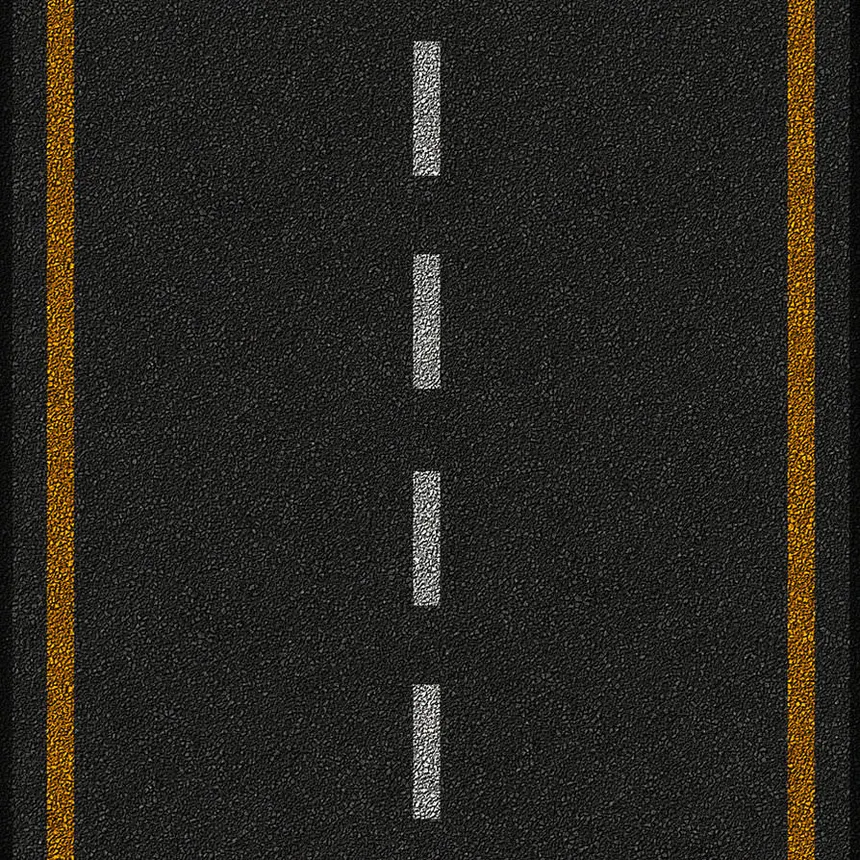
#> input picture GodotSimulation/ducky-bot/models/circleroad_Seamless-Black-Asphalt-Road-Texture.webp, 860 x 860 px
$ python -i red_line_stop.py   (imports and definitions only)
#> lines starting #> are read from the running program, lines starting #| are printed output that depends on the picture
import time
from dataclasses import dataclass

import cv2
import numpy as np


@dataclass
class RedLineState:
    red_line_close: bool
    lane_disabled: bool
    disabled_remaining: float
    red_ratio: float
    red_row_ratio: float


class RedLineGate:
    def __init__(
        self,
        disable_seconds: float = 5.0,
        roi_y_start: float = 0.62,
        roi_y_end: float = 0.95,
        min_red_ratio: float = 0.015,
        min_red_row_ratio: float = 0.18,
    ):
        self.disable_seconds = disable_seconds
        self.roi_y_start = roi_y_start
        self.roi_y_end = roi_y_end
        self.min_red_ratio = min_red_ratio
        self.min_red_row_ratio = min_red_row_ratio

        self._disabled_until = 0.0
        self.last_state = RedLineState(
            red_line_close=False,
            lane_disabled=False,
            disabled_remaining=0.0,
            red_ratio=0.0,
            red_row_ratio=0.0,
        )

    def update(self, frame_rgb: np.ndarray) -> RedLineState:
        now = time.monotonic()

        red_line_close, red_ratio, red_row_ratio = self._detect_close_red_line(frame_rgb)

        if red_line_close:
            self._disabled_until = now + self.disable_seconds

        remaining = max(0.0, self._disabled_until - now)
        lane_disabled = remaining > 0.0

        self.last_state = RedLineState(
            red_line_close=red_line_close,
            lane_disabled=lane_disabled,
            disabled_remaining=remaining,
            red_ratio=red_ratio,
            red_row_ratio=red_row_ratio,
        )

        return self.last_state

    def reset(self) -> None:
        self._disabled_until = 0.0
        self.last_state = RedLineState(
            red_line_close=False,
            lane_disabled=False,
            disabled_remaining=0.0,
            red_ratio=0.0,
            red_row_ratio=0.0,
        )

    def _detect_close_red_line(self, frame_rgb: np.ndarray):
        if frame_rgb is None:
            return False, 0.0, 0.0

        h, w = frame_rgb.shape[:2]
#> h = 860; w = 860

        y1 = int(h * self.roi_y_start)
#> y1 = 533
        y2 = int(h * self.roi_y_end)
#> y2 = 817

        # Ignore extreme left/right borders.
        x1 = int(w * 0.08)
#> x1 = 68
        x2 = int(w * 0.92)
#> x2 = 791

        roi = frame_rgb[y1:y2, x1:x2]
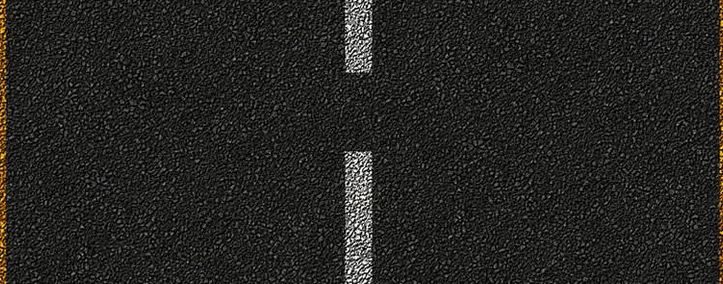
#> roi: shape (284, 723, 3); mean R, G, B 37.1, 36.9, 33.9

        if roi.size == 0:
            return False, 0.0, 0.0

        hsv = cv2.cvtColor(roi, cv2.COLOR_RGB2HSV)
#> hsv: shape (284, 723, 3); mean H, S, V 33.4, 33.6, 37.5

        lower_red_1 = np.array([0, 80, 60])
        upper_red_1 = np.array([12, 255, 255])

        lower_red_2 = np.array([165, 80, 60])
        upper_red_2 = np.array([180, 255, 255])

        mask1 = cv2.inRange(hsv, lower_red_1, upper_red_1)
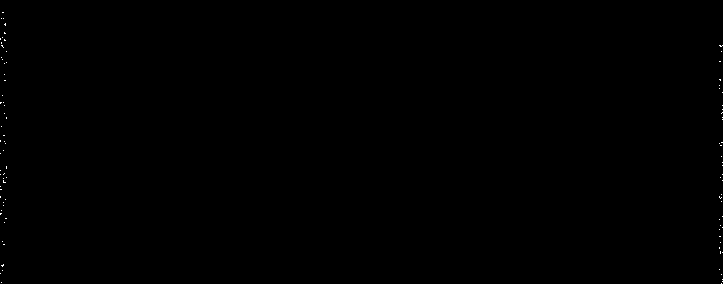
#> mask1: shape (284, 723); 0.07% white in thin lines or dots
        mask2 = cv2.inRange(hsv, lower_red_2, upper_red_2)
#> mask2: shape (284, 723); every value is 0

        red_mask = cv2.bitwise_or(mask1, mask2)

        kernel = np.ones((5, 5), np.uint8)
        red_mask = cv2.morphologyEx(red_mask, cv2.MORPH_OPEN, kernel)
        red_mask = cv2.morphologyEx(red_mask, cv2.MORPH_CLOSE, kernel)

        red_pixels = int(np.count_nonzero(red_mask))
#> red_pixels = 0
        total_pixels = red_mask.shape[0] * red_mask.shape[1]
#> total_pixels = 205332

        red_ratio = red_pixels / float(total_pixels) if total_pixels > 0 else 0.0
#> red_ratio = 0

        row_counts = np.count_nonzero(red_mask, axis=1)
#> row_counts = 284 values from 0 to 0
        max_row_count = int(np.max(row_counts)) if row_counts.size > 0 else 0
#> max_row_count = 0
        red_row_ratio = max_row_count / float(red_mask.shape[1]) if red_mask.shape[1] > 0 else 0.0
#> red_row_ratio = 0

        red_line_close = (
            red_ratio >= self.min_red_ratio
            and red_row_ratio >= self.min_red_row_ratio
        )
#> red_line_close = False

        return red_line_close, red_ratio, red_row_ratio

>>> import cv2
>>> picture = cv2.cvtColor(cv2.imread('../../../GodotSimulation/ducky-bot/models/circleroad_Seamless-Black-Asphalt-Road-Texture.webp'), cv2.COLOR_BGR2RGB)
>>> result = RedLineGate().update(picture)
#> in update, `red_line_close, red_ratio, red_row_ratio = self._detect_close_red_line..`: red_ratio = 0
